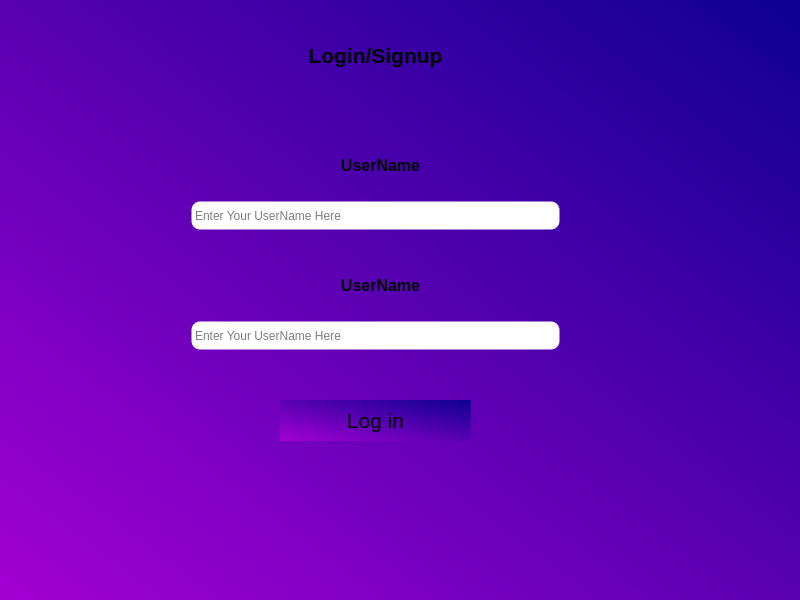
<?xml version="1.0" encoding="UTF-8"?>
<ui version="4.0">
 <class>MainWindow</class>
 <widget class="QMainWindow" name="MainWindow">
  <property name="geometry">
   <rect>
    <x>0</x>
    <y>0</y>
    <width>800</width>
    <height>600</height>
   </rect>
  </property>
  <property name="cursor">
   <cursorShape>ArrowCursor</cursorShape>
  </property>
  <property name="windowTitle">
   <string>MainWindow</string>
  </property>
  <property name="styleSheet">
   <string notr="true">background-color: qlineargradient(spread:repeat, x1:0, y1:1, x2:1, y2:0, stop:0 rgba(163, 0, 210, 255), stop:1 rgba(14, 0, 147, 255));</string>
  </property>
  <widget class="QWidget" name="centralwidget">
   <widget class="QLabel" name="Header">
    <property name="geometry">
     <rect>
      <x>190</x>
      <y>10</y>
      <width>371</width>
      <height>91</height>
     </rect>
    </property>
    <property name="font">
     <font>
      <pointsize>16</pointsize>
      <weight>75</weight>
      <bold>true</bold>
     </font>
    </property>
    <property name="styleSheet">
     <string notr="true">background: transparent;</string>
    </property>
    <property name="text">
     <string>Login/Signup</string>
    </property>
    <property name="alignment">
     <set>Qt::AlignCenter</set>
    </property>
   </widget>
   <widget class="QLineEdit" name="usr_name">
    <property name="geometry">
     <rect>
      <x>190</x>
      <y>200</y>
      <width>371</width>
      <height>31</height>
     </rect>
    </property>
    <property name="styleSheet">
     <string notr="true">border: 3px solid  transparent;
border-radius: 10px;
background-color: rgb(255, 255, 255);</string>
    </property>
    <property name="placeholderText">
     <string>Enter Your UserName Here</string>
    </property>
   </widget>
   <widget class="QLabel" name="label">
    <property name="geometry">
     <rect>
      <x>240</x>
      <y>140</y>
      <width>281</width>
      <height>51</height>
     </rect>
    </property>
    <property name="font">
     <font>
      <pointsize>12</pointsize>
      <weight>75</weight>
      <bold>true</bold>
     </font>
    </property>
    <property name="styleSheet">
     <string notr="true">background: transparent;</string>
    </property>
    <property name="text">
     <string>UserName</string>
    </property>
    <property name="alignment">
     <set>Qt::AlignCenter</set>
    </property>
   </widget>
   <widget class="QLineEdit" name="password">
    <property name="geometry">
     <rect>
      <x>190</x>
      <y>320</y>
      <width>371</width>
      <height>31</height>
     </rect>
    </property>
    <property name="styleSheet">
     <string notr="true">border: 3px solid  transparent;
border-radius: 10px;
background-color: rgb(255, 255, 255);</string>
    </property>
    <property name="placeholderText">
     <string>Enter Your UserName Here</string>
    </property>
   </widget>
   <widget class="QLabel" name="label_2">
    <property name="geometry">
     <rect>
      <x>240</x>
      <y>260</y>
      <width>281</width>
      <height>51</height>
     </rect>
    </property>
    <property name="font">
     <font>
      <pointsize>12</pointsize>
      <weight>75</weight>
      <bold>true</bold>
     </font>
    </property>
    <property name="styleSheet">
     <string notr="true">background: transparent;</string>
    </property>
    <property name="text">
     <string>UserName</string>
    </property>
    <property name="alignment">
     <set>Qt::AlignCenter</set>
    </property>
   </widget>
   <widget class="QPushButton" name="log_in_btn">
    <property name="geometry">
     <rect>
      <x>280</x>
      <y>400</y>
      <width>191</width>
      <height>41</height>
     </rect>
    </property>
    <property name="font">
     <font>
      <pointsize>16</pointsize>
     </font>
    </property>
    <property name="cursor">
     <cursorShape>PointingHandCursor</cursorShape>
    </property>
    <property name="styleSheet">
     <string notr="true">border: None;</string>
    </property>
    <property name="text">
     <string>Log in</string>
    </property>
   </widget>
  </widget>
 </widget>
 <resources/>
 <connections/>
</ui>
